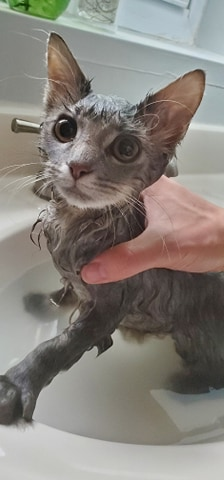
#> input picture webcam/willow.jpg, 224 x 480 px, found by its file name
$ python willowimg.py
#> lines starting #> are read from the running program, lines starting #| are printed output that depends on the picture
''' from cv2 import cv2'''
import cv2
import numpy

'''
===================
LOAD IMAGE
===================
'''
img=cv2.imread("webcam\willow.jpg",0)
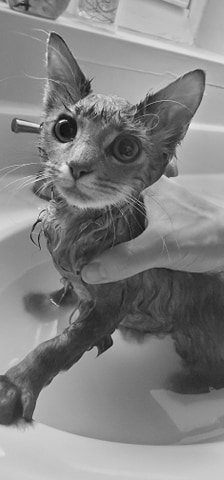
#> img: shape (480, 224); min 17, max 244, mean 130.5
print(type(img))
#| <class 'numpy.ndarray'>
print(img.shape)
#| (480, 224)
print(img)
#> (printed output is left out)
print(img.shape)
#| (480, 224)


'''
===================
DISPLAY IMAGE
===================
'''
#resize image before showing it

#show the image


#show the image(galaxy)
''' resized_image=cv2.resize(img,(int(img.shape[1]/2), int(img.shape[0]/2)))
cv2.imshow("galaxy", resized_image)
cv2.waitKey(2)
cv2.destroyAllWindows() '''


'''
===================
SAVE resized IMAGE
===================
'''

$ run again, with webcam/galaxy.jpg copied over webcam/willow.jpg
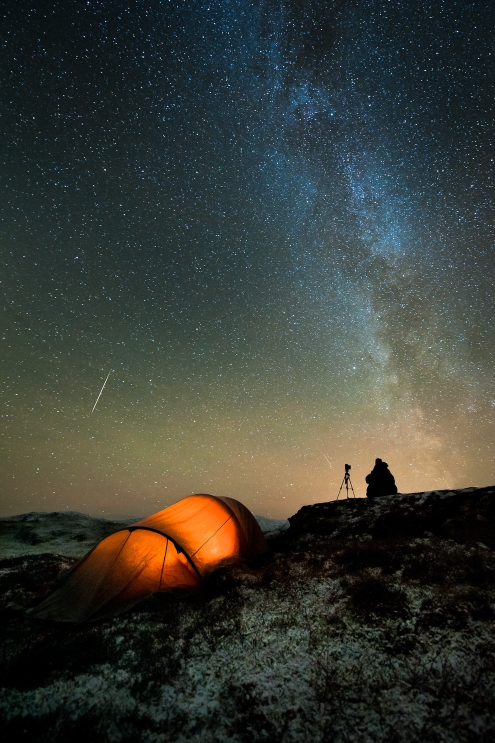
#> input picture webcam/galaxy.jpg, 990 x 1485 px, found by its file name (shown at 1/2 size)
#> `img=cv2.imread("webcam\willow.jpg",0)`:
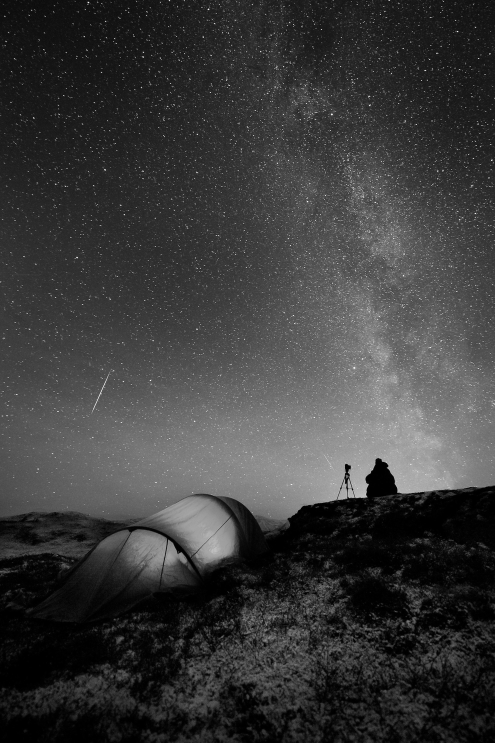
#> img: shape (1485, 990) (shown at 1/2 size); min 0, max 255, mean 58.4
#| <class 'numpy.ndarray'>
#| (1485, 990)
#> (printed output is left out)
#| (1485, 990)
